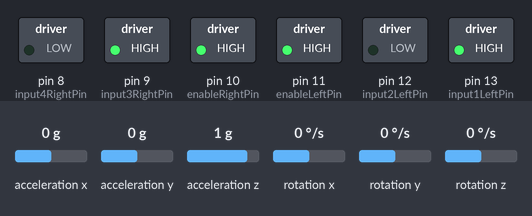
Simulated run of this sketch. Board: Arduino Uno, built with avr-gcc and run on an emulated ATmega328P. Shown: switched loads named in the sketch (green lamp = pin HIGH). Inputs (shaded band) come from the test bench; at power-on: acceleration x 0 g, acceleration y 0 g, acceleration z 1 g, rotation x 0 °/s, rotation y 0 °/s, rotation z 0 °/s. What the sketch prints to the serial monitor is not drawn.

Above: at 0.1 s.
Timing chart, 0 to 1.6 s (numbered marks = the images above):
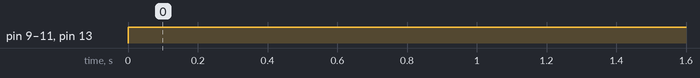

The sketch:

MPU6050_OutputTester_andMotor255.ino
```cpp
/*
    MPU6050 Triple Axis Gyroscope & Accelerometer. Pitch & Roll Accelerometer Example.
    Read more: http://www.jarzebski.pl/arduino/czujniki-i-sensory/3-osiowy-zyroskop-i-akcelerometr-mpu6050.html
    GIT: https://github.com/jarzebski/Arduino-MPU6050
    Web: http://www.jarzebski.pl
    (c) 2014 by Korneliusz Jarzebski
*/
//Include libraries
#include <Wire.h>
#include <MPU6050.h>

MPU6050 mpu;


// Define motor control pins for the left motor
const int enableLeftPin = 11;
const int input1LeftPin = 13;
const int input2LeftPin = 12;

// Define motor control pins for the right motor
const int enableRightPin = 10;
const int input3RightPin = 9;
const int input4RightPin = 8;

// Define potentiometer pin
const int potPin = A0;

// Define button pins
const int motorToggleButtonPin = 3;
const int directionFlipButtonPin = 2;


void setup() {
  // Set motor control pins as outputs
  pinMode(enableLeftPin, OUTPUT);
  pinMode(input1LeftPin, OUTPUT);
  pinMode(input2LeftPin, OUTPUT);
  pinMode(enableRightPin, OUTPUT);
  pinMode(input3RightPin, OUTPUT);
  pinMode(input4RightPin, OUTPUT);

  // Set button pins as inputs
  pinMode(motorToggleButtonPin, INPUT_PULLUP);
  pinMode(directionFlipButtonPin, INPUT_PULLUP);

  Serial.begin(115200);

  Serial.println("Initialize MPU6050");

  while(!mpu.begin(MPU6050_SCALE_2000DPS, MPU6050_RANGE_2G))
  {
    Serial.println("Could not find a valid MPU6050 sensor, check wiring!");
    delay(500);
  }

}

void loop() {
    setMotorSpeeds(255, 255);
    Serial.print("Roll = ");
    Serial.print(getRoll());
    Serial.print(" | Pitch = ");
    Serial.println(getPitch());
    delay(50);
}


// Function to set motor speeds
void setMotorSpeeds(int leftSpeed, int rightSpeed) {
  // Set left motor direction
  if (leftSpeed >= 0) {
    digitalWrite(input1LeftPin, HIGH);
    digitalWrite(input2LeftPin, LOW);
  } else {
    digitalWrite(input1LeftPin, LOW);
    digitalWrite(input2LeftPin, HIGH);
    leftSpeed = -leftSpeed;
  }

  // Set right motor direction
  if (rightSpeed >= 0) {
    digitalWrite(input3RightPin, HIGH);
    digitalWrite(input4RightPin, LOW);
  } else {
    digitalWrite(input3RightPin, LOW);
    digitalWrite(input4RightPin, HIGH);
    rightSpeed = -rightSpeed;
  }

  // Set motor speeds
  analogWrite(enableLeftPin, leftSpeed);
  analogWrite(enableRightPin, rightSpeed);
}


float getPitch(){
  Vector normAccel = mpu.readNormalizeAccel();
  float pitch = -(atan2(normAccel.XAxis, sqrt(normAccel.YAxis*normAccel.YAxis + normAccel.ZAxis*normAccel.ZAxis))*180.0)/M_PI;
  return pitch;
}

float getRoll(){
    Vector normAccel = mpu.readNormalizeAccel();
    float roll = (atan2(normAccel.YAxis, normAccel.ZAxis)*180.0)/M_PI;
    return roll;
}
```

Measured:
- by itself, pin 9 (input3RightPin), pin 10 (enableRightPin), pin 11 (enableLeftPin), pin 13 (input1LeftPin): LOW → HIGH at 0.00 s
